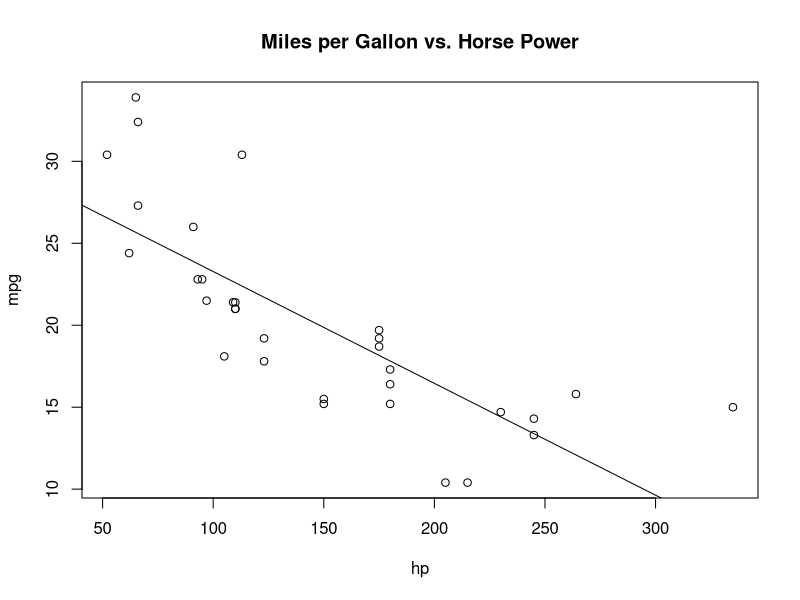

Write R code to recreate this figure.
# datensatz laden
mtcars <- mtcars

# Miles per Gallon abhängig von Horse Power
plot(mpg ~ hp,
     main = "Miles per Gallon vs. Horse Power",
     data = mtcars)
abline(lm(mpg ~ hp,
          data = mtcars))